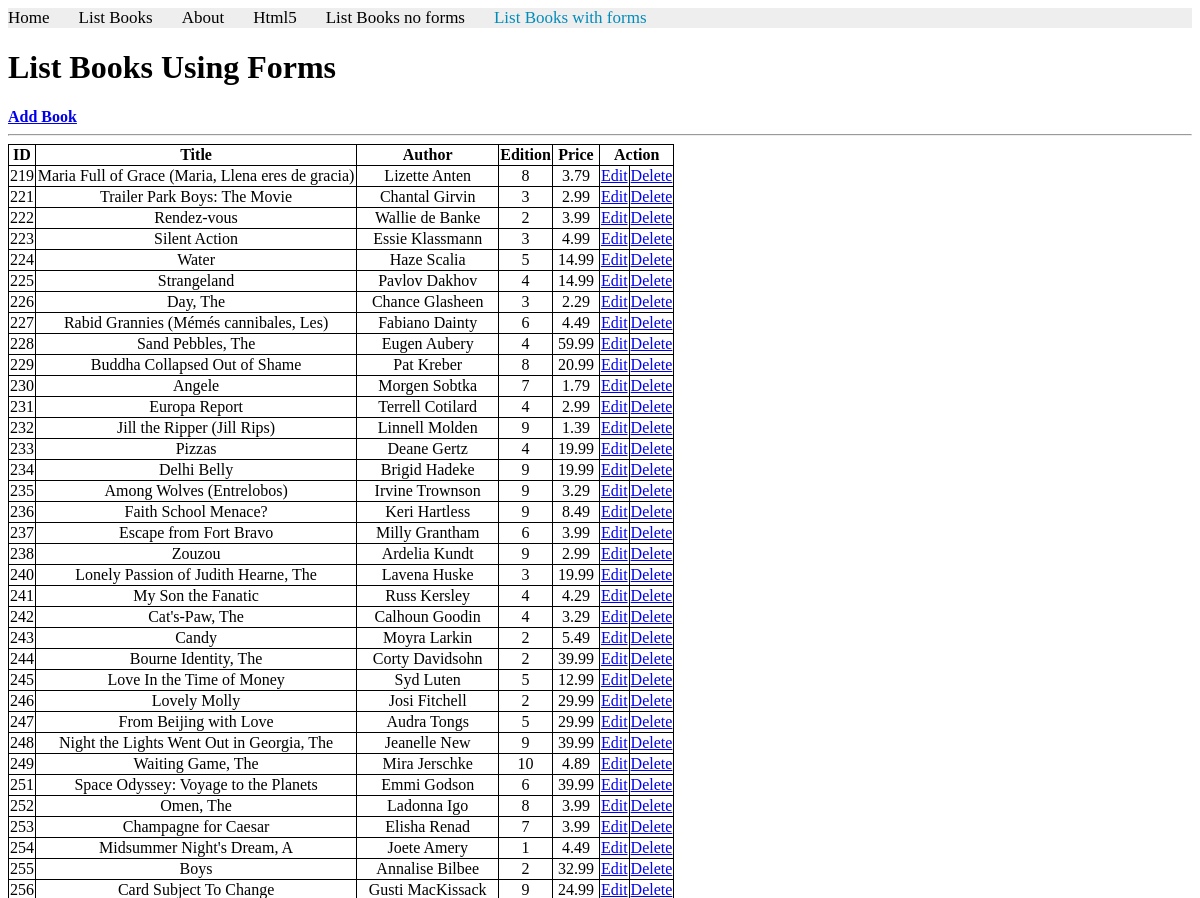
Page /books/lab10_part2/listbooks2 (upper part) on the earlier database version.
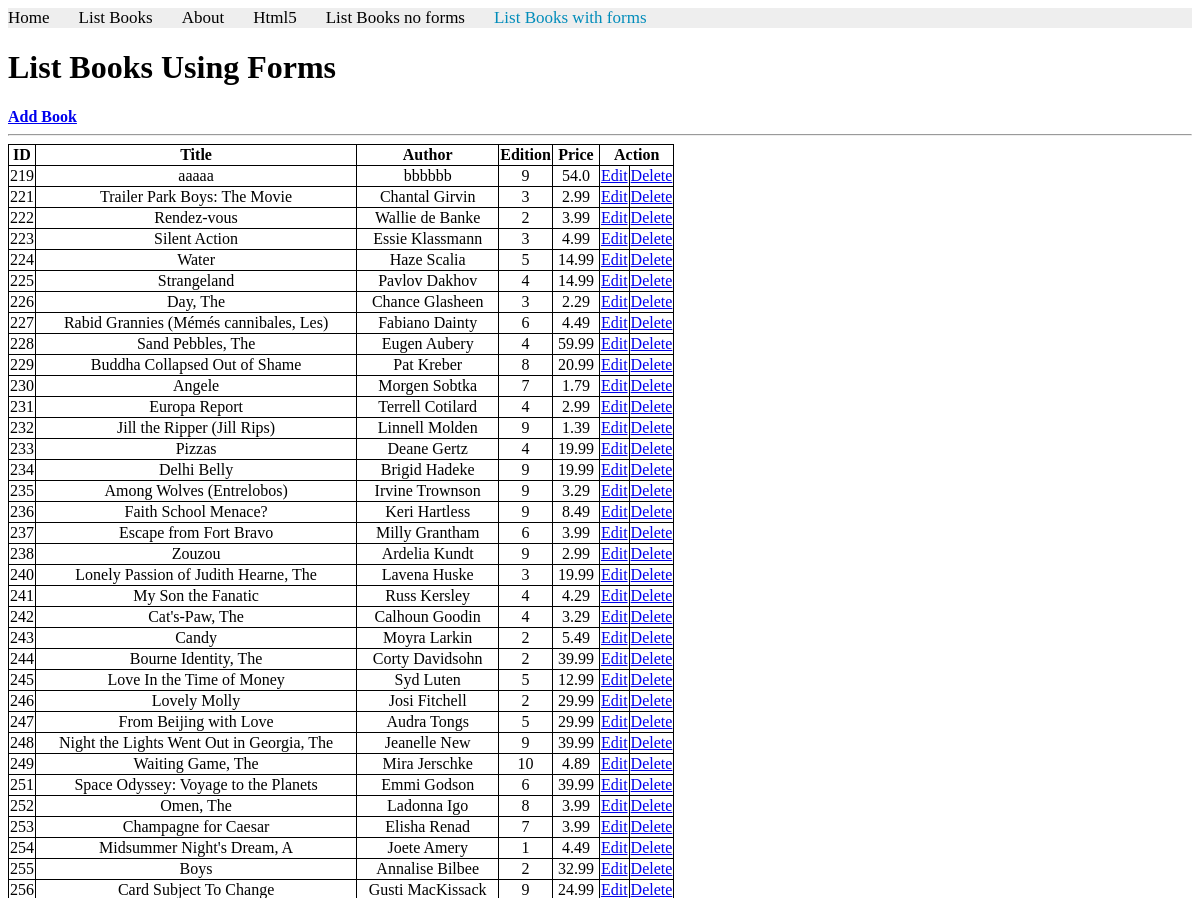
Same page on the later database version.
### apps/bookmodule/models.py (models this page shows)
class Book(models.Model):
    title = models.CharField(max_length = 50)
    author = models.CharField(max_length = 50)
    price = models.FloatField(default = 0.0)
    edition = models.SmallIntegerField(default = 1, null = False)

### apps/bookmodule/views.py (the view)
# urls.py: path('lab10_part2/listbooks2', views.listbooks2, name="books.listbooks2"),
def listbooks2(request):
    mybooks = Book.objects.order_by('id')
    return render(request, 'bookmodule/listbooks2.html', {'books': mybooks})

### apps/templates/bookmodule/listbooks2.html (shortened to what this page needs)
{% extends "layouts/base.html" %}
{% load static %}
{% block content %}
<h1>List Books Using Forms</h1>
<a href="{% url 'books.addbook2' %}"><strong>Add Book</strong></a>
    <hr>
<table>
    <tr>
        <th>ID</th>
        <th>Title</th>
        <th>Author</th>
        <th>Edition</th>
        <th>Price</th>
        <th colspan="2">Action</th>
    </tr>
    {% for obj in books %}
    <tr>
        <td>{{obj.id}}</td>
        <td>{{obj.title}}</td>
        <td>{{obj.author}}</td>
        <td>{{obj.edition}}</td>
        <td>{{obj.price}}</td>
        <td><a href="{% url 'books.editbook2' obj.id %}">Edit</a></td>
        <td><a href="{% url 'books.deletebook2' obj.id %}">Delete</a></td>
    </tr>
    {% endfor %}
</table>
{% endblock content %}

Differences in the rows shown:
changed Book id 219: title "Maria Full of Grace (Maria, Llena eres de gracia)" → "aaaaa"; author "Lizette Anten" → "bbbbbb"; edition "8" → "9"; price "3.79" → "54.0"
